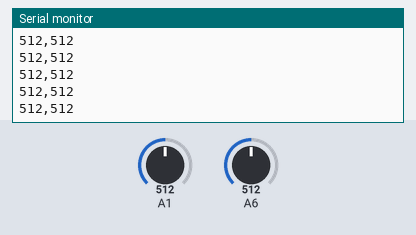
This sketch was run on a simulated Arduino Uno, built with avr-gcc and run on an emulated ATmega328P. Parts: the last lines printed to the serial monitor. The inputs (shaded band) are chosen by the test bench; at power-on: A1 = 512, A6 = 512.

Above: at 1.2 s.
1.3 s: A1 set to 716
At 1.31 s:
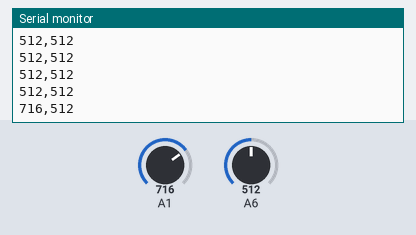
2.8 s: A6 set to 716
At 2.82 s:
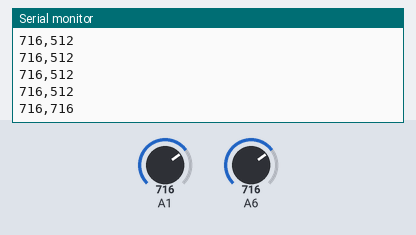
4.3 s: A1 set to 900
At 4.33 s:
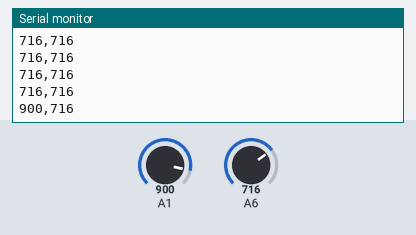
5.8 s: A6 set to 900
At 5.84 s:
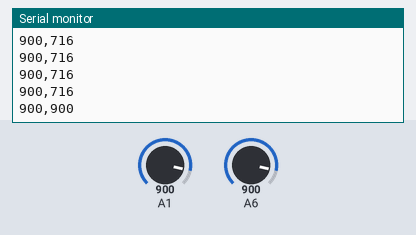
Timing chart, 0 to 8.3 s (numbered marks = the images above; inputs shaded):
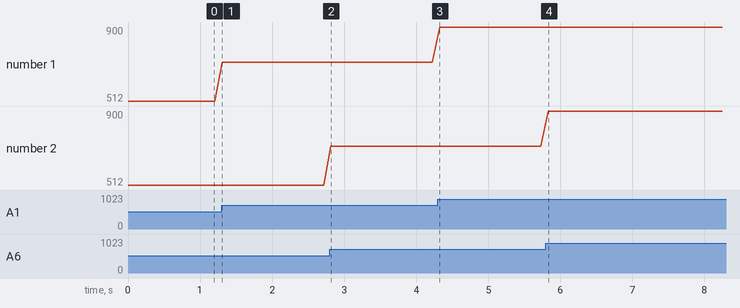

The sketch:

middle-plate.ino
```cpp
#include "ultrasound.h"

Ultrasound ultrasoundLeft(9);
Ultrasound ultrasoundRight(20);

void setup() {
  // put your setup code here, to run once:
  Serial.begin(9600);
}

void loop() {
  // put your main code here, to run repeatedly:
  Serial.print(ultrasoundLeft.getDist());
  Serial.print(",");
  Serial.println(ultrasoundRight.getDist());
  delay(100);
}

// Lower bound for ultrasound readings is 20 +- 1
```

Measured:
- after the input at 1.3 s, the serial monitor: prints a new line at once (image 1)
- after the input at 2.8 s, the serial monitor: prints a new line at once (image 2)
- after the input at 4.3 s, the serial monitor: prints a new line at once (image 3)
- after the input at 5.8 s, the serial monitor: prints a new line at once (image 4)
- plotted number 1: 512 → 716 after the input at 1.3 s, 716 → 900 after the input at 4.3 s
